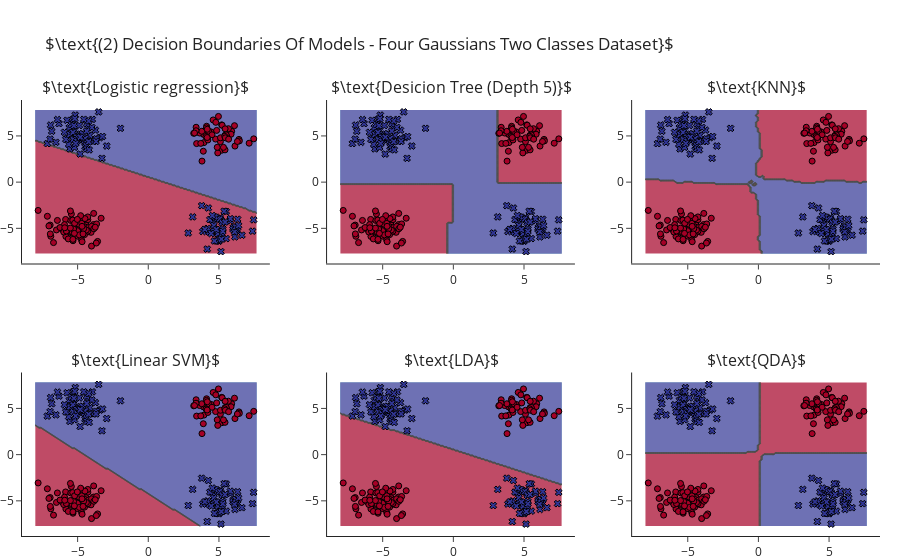

Source (notebook cell):
### Markdown cell above
## Execute Models

### Code cell
fig = make_subplots(rows=2, cols=3, subplot_titles=[rf"$\text{{{m}}}$" for m in model_names])
for i, m in enumerate(models):
    fig.add_traces([decision_surface(m.fit(X, y).predict, lims[0], lims[1], showscale=False),
                    go.Scatter(x=X[:,0], y=X[:,1], mode="markers", showlegend=False,
                               marker=dict(color=y, symbol=symbols[y], colorscale=[custom[0], custom[-1]], 
                                           line=dict(color="black", width=1)) )], 
                   rows=(i//3) + 1, cols=(i%3)+1)

fig.update_layout(title=rf"$\text{{(2) Decision Boundaries Of Models - {title} Dataset}}$", margin=dict(t=100))
fig.show()
